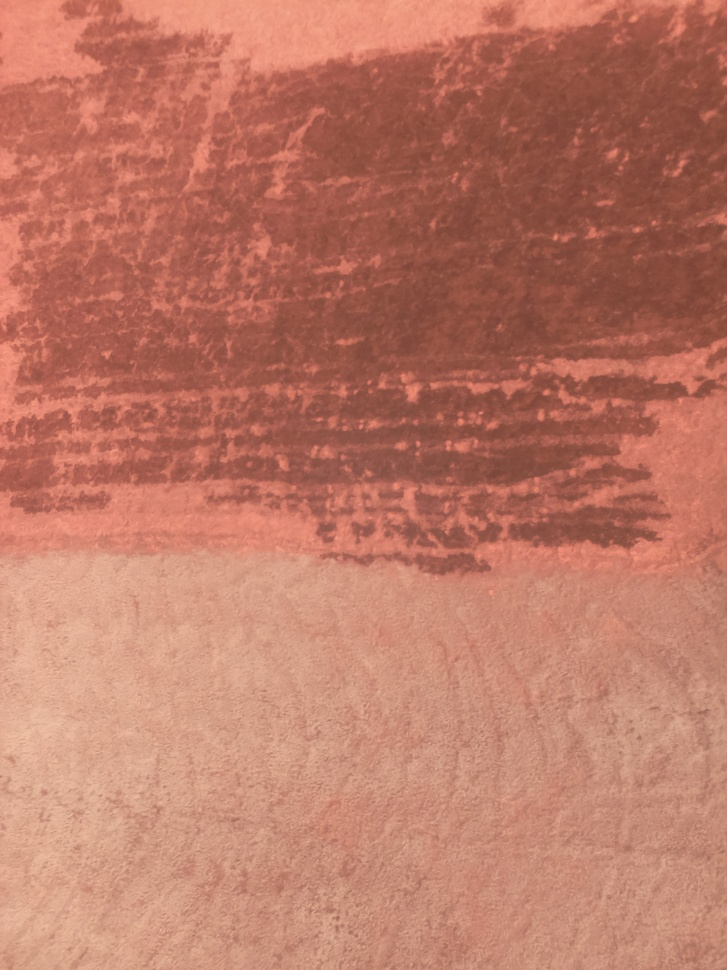
#> input picture probes/yaguara3.jpg, 727 x 970 px, shrunk from 1944 x 2592 before the run
$ python NDVIHsv.py   (Python 2 division)   (older library calls are emulated)
#> lines starting #> are read from the running program, lines starting #| are printed output that depends on the picture; after the words box and inside, x2 and y2 are one past the last pixel; in counts of white or black regions, pixels touching at a corner belong together
import time
import numpy as np
from matplotlib import pyplot as plt
import cv2

base='probes/'
nombre='yaguara3'
extension='.jpg'
original = cv2.imread(base+nombre+extension)            # read next frame
#> original is the input picture: shape (970, 727, 3); mean B, G, R 102.6, 121.3, 188.9
b, g, r = cv2.split(original)
#cv2.imshow('Original',imgOriginal)
cv2.imwrite('original.jpg',original)
color = ('b','g','r')


"This function performs the NDVI calculation and returns an RGB frame)"
lowerLimit = 5 #this is to avoid divide by zero and other weird stuff when color is near black

awbdeseado=1
awbactual=1
multiplicador=awbdeseado/awbactual

#First, make containers
oldHeight,oldWidth = original[:,:,0].shape;
ndviImage = np.zeros((oldHeight,oldWidth,3),np.uint8) #make a blank RGB image
ndvi = np.zeros((oldHeight,oldWidth),np.int) #make a blank b/w image for storing NDVI value
red = np.zeros((oldHeight,oldWidth),np.int) #make a blank array for red
blue = np.zeros((oldHeight,oldWidth),np.int) #make a blank array for blue

#format hsv
h = np.ones((oldHeight,oldWidth),np.float) #make a blank array for red
s = np.ones((oldHeight,oldWidth),np.float) #make a blank array for blue
v = np.ones((oldHeight,oldWidth),np.float) #make a blank array for red

#Now get the specific channels. Remember: (B , G , R)
red = r.astype('float')-g
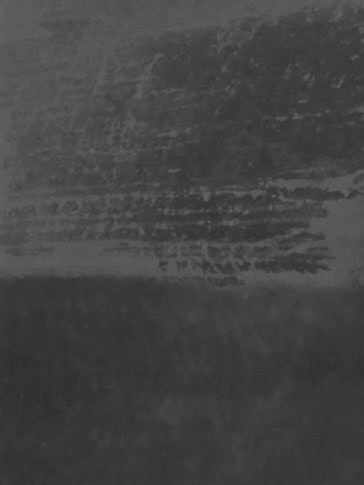
#> red: shape (970, 727) float64 (shown at 1/2 size); min 46, max 101, mean 67.6
blue = b.astype('float')
green = g.astype('float')

#print red
blue = blue
print "red channel"
#Perform NDVI calculation
numerator = blue-red
#numerator = fIR-fBLUE

img = cv2.merge((blue.astype('int'),green.astype('int'),red.astype('int')))
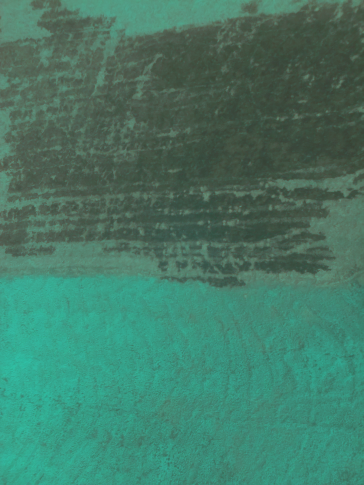
#> img: shape (970, 727, 3) int32 (shown at 1/2 size); mean B, G, R 102.6, 121.3, 67.6
cv2.imwrite('transformada.jpg',img)

#print numerator
img_HSV = cv2.cvtColor(original,cv2.COLOR_BGR2HSV)
#> img_HSV: shape (970, 727, 3); mean H, S, V 6.6, 118.7, 188.9
h,s,v = cv2.split(img_HSV)
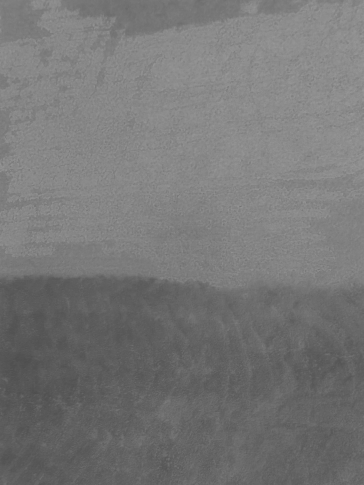
#> s: shape (970, 727) (shown at 1/2 size); min 76, max 157, mean 118.7
cv2.imwrite("red.jpg",red)
cv2.imwrite("blue.jpg",blue)
denumerator = cv2.add(red,blue)
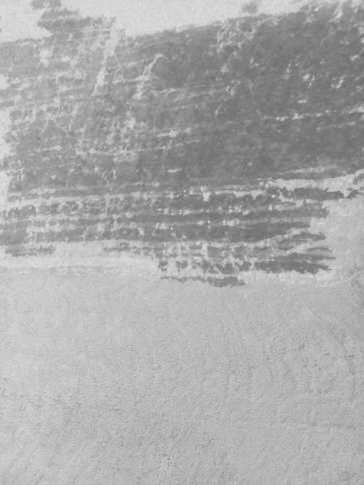
#> denumerator: shape (970, 727) float64 (shown at 1/2 size); min 106, max 230, mean 170.2
denumerator[denumerator<lowerLimit] = lowerLimit
fraction = cv2.divide(numerator, denumerator)
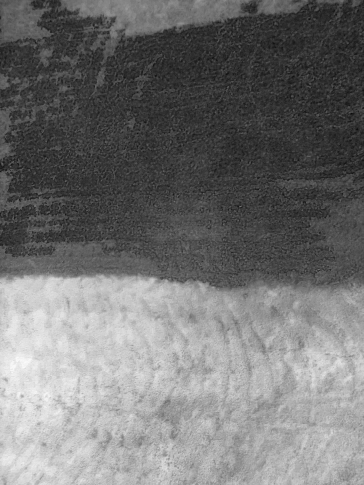
#> fraction: shape (970, 727) float64 (shown at 1/2 size); min -0.126, max 0.569, mean 0.188; drawn with min black and max white
print fraction
#> (printed output is left out)
ndvi = fraction+1
#print v
#print s
h = (ndvi*180).astype(np.uint)
print h
#> (printed output is left out)
s.fill(255)
#> s: shape (970, 727); every value is 255
v.fill(255)
print "hsv"

img_HSV[:,:,0]=h
#> img_HSV: shape (970, 727, 3); mean H, S, V 184.6, 118.7, 188.9
img_HSV[:,:,1]=s
#> img_HSV: shape (970, 727, 3); mean H, S, V 184.6, 255, 188.9
img_HSV[:,:,2]=v
#> img_HSV: shape (970, 727, 3); mean H, S, V 184.6, 255, 255

img_RGB = cv2.cvtColor(img_HSV,cv2.COLOR_HSV2BGR)
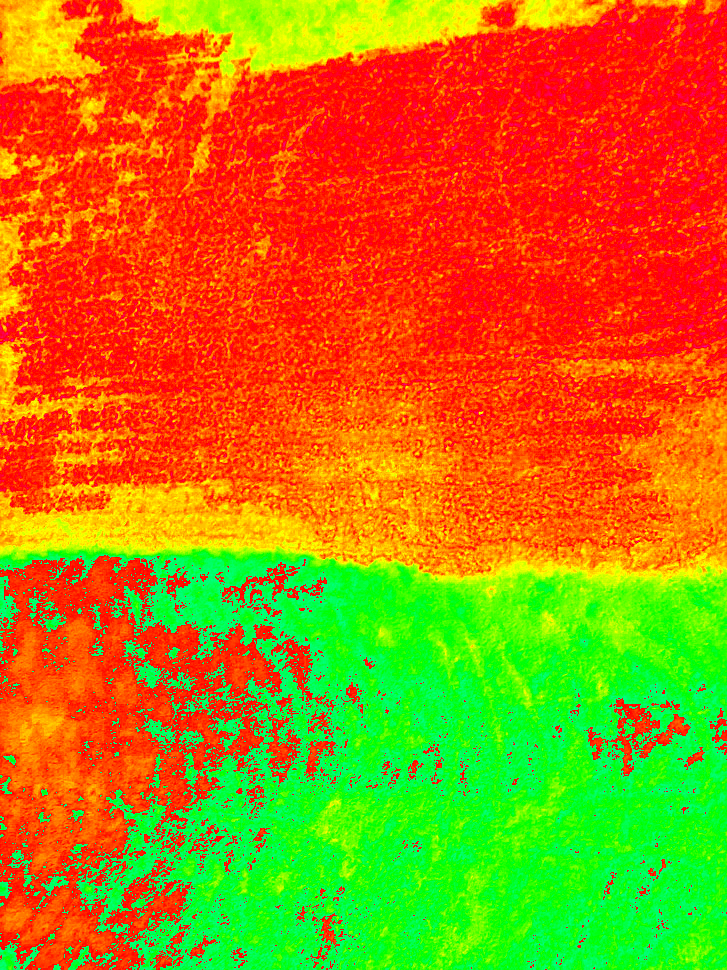
#> img_RGB: shape (970, 727, 3); mean B, G, R 15.2, 128.9, 182.2
#print img_RGB[:,:,0]
cv2.imshow('NDVIHsv',img_RGB)
cv2.imwrite("ndvihsv.jpg",img_RGB)

c = cv2.waitKey(7) % 0x100
#> (key Esc is pressed here)
cv2.waitKey(0)
cv2.destroyAllWindows()

$ run again, with probes/yaguara1.jpg copied over probes/yaguara3.jpg
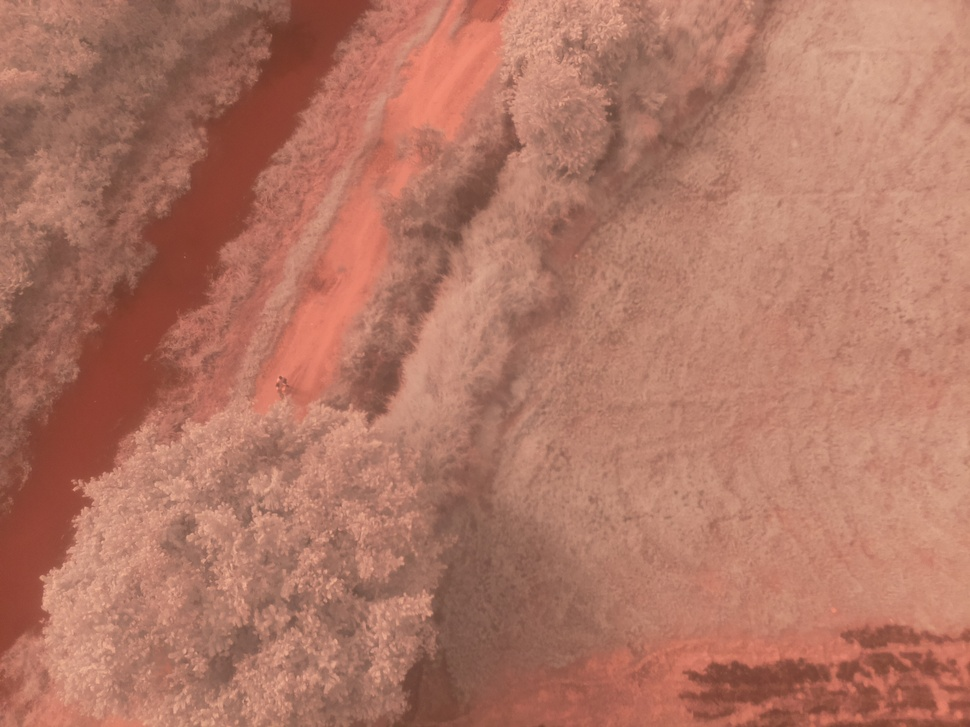
#> input picture probes/yaguara1.jpg, 970 x 727 px, shrunk from 2592 x 1944 before the run
#> original is the input picture: shape (727, 970, 3); mean B, G, R 100.5, 118.4, 176.9
#> `fraction = cv2.divide(numerator, denumerator)`:
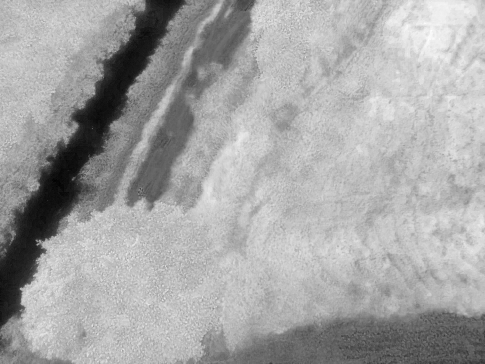
#> fraction: shape (727, 970) float64 (shown at 1/2 size); min -0.246, max 0.525, mean 0.255; drawn with min black and max white
#> (printed output is left out)
#> (printed output is left out)
#> `img_RGB = cv2.cvtColor(img_HSV,cv2.COLOR_HSV2BGR)`:
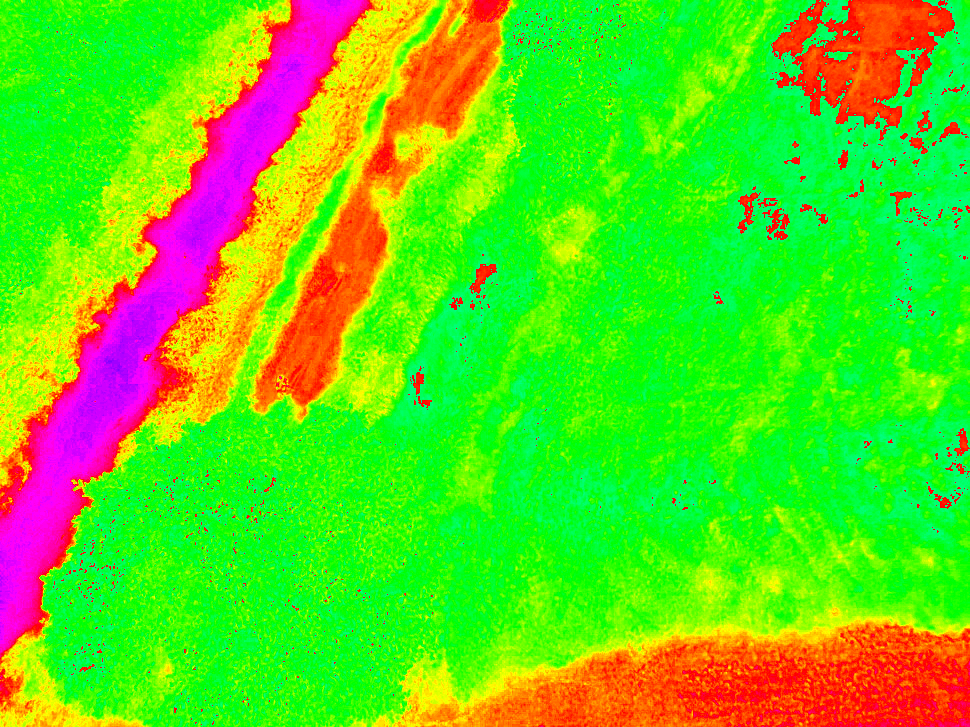
#> img_RGB: shape (727, 970, 3); mean B, G, R 28.9, 211.4, 96
